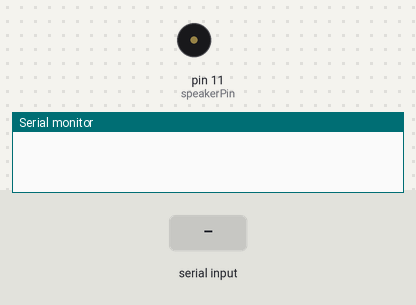
Bench run of a sketch on a simulated Arduino Uno, built with avr-gcc and run on an emulated ATmega328P. Parts: buzzer (waves = sounding), the last lines printed to the serial monitor. The inputs (shaded band) are chosen by the test bench.

Above: at 1.2 s.
1.3 s: "1" received over Serial
At 2.5 s:
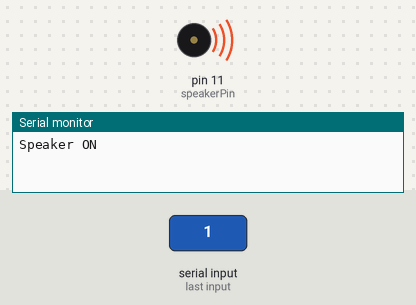
2.8 s: "0" received over Serial
At 3.7 s:
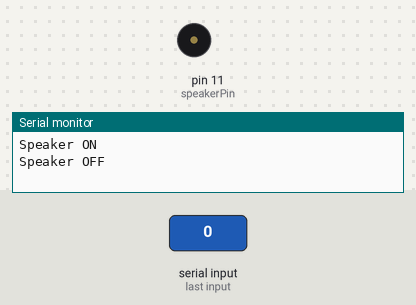
Timing chart, 0 to 5.8 s (numbered marks = the images above; inputs shaded):
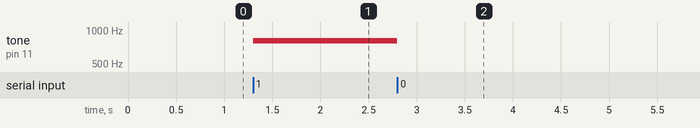

Measured:
- after the input at 1.3 s, tone on pin 11 (speakerPin): silent → 800 Hz at once
- after the input at 2.8 s, tone on pin 11 (speakerPin): 800 Hz → silent at once

The sketch:

Skech_Bluetooth.ino
```cpp
char BTval; //Werte per BT gesendet
char lastVal; //Speichert den letztenstatus des Lautsprechers
int speakerPin = 11; //einer der Frei ist

void setup() {

  Serial.begin(9600);
}

void loop() {
  if (Serial.available()) { // wenn daten empfangen werden
    BTval = Serial.read(); // Daten auslesen
  }
  if (BTval == '1') { // wenn "ein"
    tone(speakerPin, 800);
    if (lastVal != '1')  // wenn der letzte empfangwert keine 1 war
      Serial.println(F("Speaker ON"));
    lastVal = BTval;
  }
  else if (BTval == '0') { //wenn "aus"
    noTone(speakerPin);
    if (lastVal != '0')  // wenn der letzte empfangwert keine 0 war
      Serial.println(F("Speaker OFF"));
    lastVal = BTval;
  }
}
```
